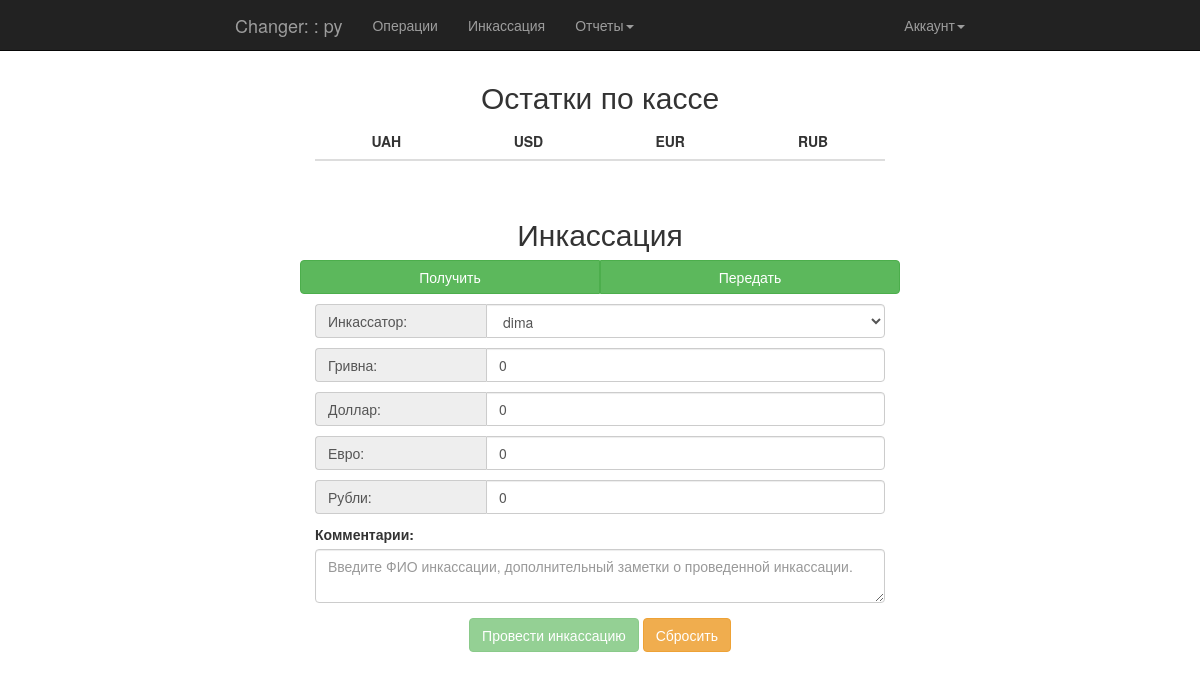
Page /collections (signed in) on the earlier database version.
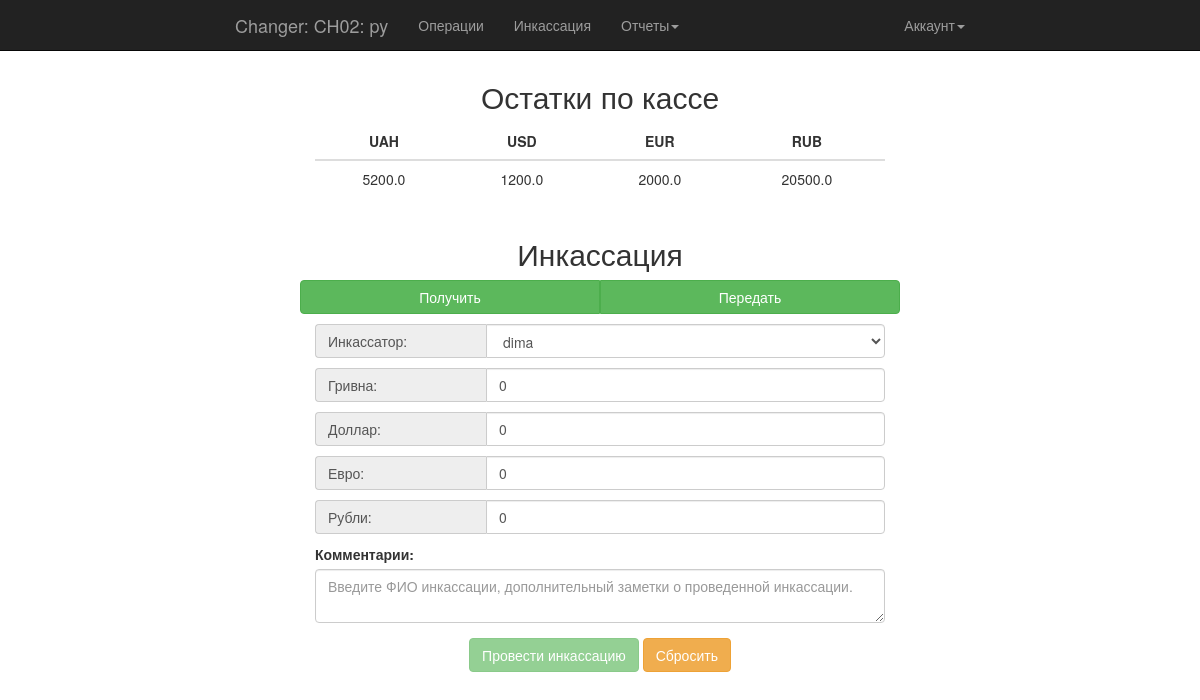
Same page on the later database version.
### app/models.py (models this page shows, shortened)
class User(UserMixin, db.Model):
    __tablename__ = 'users'
    id = db.Column(db.Integer, primary_key=True)
    username = db.Column(db.String(64), unique=True, index=True)
    password_hash = db.Column(db.String(128))
    member_since = db.Column(db.DateTime(), default=datetime.utcnow)
    last_seen = db.Column(db.DateTime(), default=datetime.utcnow)
    status = db.Column(db.Boolean, default=True)
    role_id = db.Column(db.Integer, db.ForeignKey('roles.id'))
    role = db.relationship('Role', backref='user')
    cash_id = db.Column(db.Integer, db.ForeignKey('cashes.id'))
    cash = db.relationship('Cashes', backref='user')
    group_id = db.Column(db.Integer, db.ForeignKey('group_cashes.id'), default=1)
    group = db.relationship('GroupOfCashes', backref='user')
    deals = db.relationship('Deals', backref='user', lazy='dynamic')
    transactions = db.relationship('Transaction', backref='user', lazy='dynamic')
    collections = db.relationship('Collections', backref='user')
    def can(self, permissions):
        return self.role is not None and (self.role.permissions & permissions) == permissions
    @property
    def password(self):
        raise "Password isn't readable attribute"

class Cashes(db.Model):
    __tablename__ = 'cashes'
    id = db.Column(db.Integer, primary_key=True)
    branch = db.Column(db.String(8))
    address = db.Column(db.String(64))
    member_since = db.Column(db.DateTime(), default=datetime.utcnow)
    status = db.Column(db.Boolean, default=True)
    group_id = db.Column(db.Integer, db.ForeignKey('group_cashes.id'))
    group = db.relationship('GroupOfCashes', backref='cash')
    deals = db.relationship('Deals', backref='cash', lazy='dynamic')
    collections = db.relationship('Collections', backref='cash')
    transactions = db.relationship('Transaction', backref='cash')

class Deals(db.Model):
    __tablename__ = 'deals'
    id = db.Column(db.Integer, primary_key=True)
    user_id = db.Column(db.Integer, db.ForeignKey('users.id'))
    cash_id = db.Column(db.Integer, db.ForeignKey('cashes.id'))
    inkass = db.Column(db.Boolean, default=False)  # inkass = 1 - YES;
    inkass_notes = db.Column(db.String(64))
    date_operation = db.Column(db.DateTime, default=datetime.utcnow)
    count_uah = db.Column(db.Float)
    currency_usd = db.Column(db.Float, default=0)
    count_usd = db.Column(db.Float)
    currency_eur = db.Column(db.Float, default=0)
    count_eur = db.Column(db.Float)
    currency_rub = db.Column(db.Float, default=0)
    count_rub = db.Column(db.Float)

### app/main/views.py (the view, shortened to what this page needs)
@main.route('/collections', methods=['GET', 'POST'])
@login_required
@user_required
def collections():
    cash_state = Deals.query.filter_by(cash_id=current_user.cash_id).order_by(Deals.id.desc()).first()
    collectors = User.query.filter_by(role=Role.query.filter_by(name='Collector').first()).all()
    return render_template('collections.html', cash_state=cash_state, collectors=collectors)

### app/main/__init__.py (called while the page is built)
@main.app_context_processor
def inject_permission():
    return dict(Permission=Permission)

### app/models.py (called while the page is built)
@login_manager.user_loader
def load_user(user_id):
    return User.query.get(int(user_id))

### app/templates/collections.html (shortened to what this page needs)
{% extends "base.html" %}
{% block content %}
    <div class="container">
        <div class="col-md-6 col-md-offset-3 loginpage">
            <div class="row">
                <h2 class="text-center">Остатки по кассе</h2>
                <table class="table" id="state_cash">
                    <thead>
                    <tr>
                        <th class="text-center">UAH</th>
                        <th class="text-center">USD</th>
                        <th class="text-center">EUR</th>
                        <th class="text-center">RUB</th>
                    </tr>
                    </thead>
                    <tbody>
                    <tr>
                        <td id="balance_UAH" class="text-center">{{ cash_state.count_uah }}</td>
                        <td id="balance_USD" class="text-center">{{ cash_state.count_usd }}</td>
                        <td id="balance_EUR" class="text-center">{{ cash_state.count_eur }}</td>
                        <td id="balance_RUB" class="text-center">{{ cash_state.count_rub }}</td>
                    </tr>
                    </tbody>
                </table>
            </div>
            <div class="row">
                <h2 class="text-center">Инкассация</h2>
                <form method="post">
                    <div class="row">
                        <div id="oper" class="btn-group btn-group-justified" data-toggle="buttons">
                            <label class="btn btn-success" data-op="GET">
                                Получить
                            </label>
                            <label class="btn btn-success" data-op="GIVE">
                                Передать
                            </label>
                        </div>
                    </div>
                    <div class="input-group mt">
                        <span class="input-group-addon">Инкассатор:</span>
                        <select class="form-control" name="select_collector">
                            {%  for person in collectors %}
                                <option value="{{ person.id }}">
                                    <span>{{ person.username }}</span>
                                </option>
                            {% endfor %}
                        </select>
                    </div>
                    <div class="input-group mt">
                        <span class="input-group-addon">Гривна:</span>
                        <input class="form-control" name="UAH" placeholder="Сумма в гривнах." type="number" step="0.01"  value="0" autocomplete="off" required>
                    </div>
                    <div class="input-group mt">
                        <span class="input-group-addon">Доллар:</span>
                        <input class="form-control" name="USD" placeholder="Сумма в долларах." type="number" step="0.01"  value="0" autocomplete="off" required>
                    </div>
                    <div class="input-group mt">
                        <span class="input-group-addon">Евро:</span>
                        <input class="form-control" name="EUR" placeholder="Сумма в евро." type="number" step="0.01"  value="0" autocomplete="off" required>
                    </div>
                    <div class="input-group mt">
                        <span class="input-group-addon">Рубли:</span>
                        <input class="form-control" name="RUB" placeholder="Сумма в рублях." type="number" step="0.01"  value="0" autocomplete="off" required>
                    </div>
                    <div class="form-group mt">
                        <label for="comment">Комментарии:</label>
                        <textarea class="form-control" name="comment" rows="2" id="comment" placeholder="Введите ФИО инкассации, дополнительный заметки о проведенной инкассации."></textarea>
                    </div>
                    <div class="row text-center">
                        <button type="button" class="btn btn-success" data-toggle="modal" data-target=".bs-example-modal-sm" disabled>Провести инкассацию</button>
                        <button type="reset" class="btn btn-warning">Сбросить</button>
                    </div>
                </form>
            </div>
        </div>
    </div>
{% endblock %}

### app/templates/base.html (shortened to what this page needs)
<!DOCTYPE html>
<html lang="en" {% block html_attribs %}{% endblock html_attribs %}>
{% block html %}
    <head>
        {% block head %}
            {% block styles %}
                <link rel="stylesheet" href="{{ url_for('static', filename='bootstrap.min.css') }}">
                <link rel="stylesheet" href="{{ url_for('static', filename='style.css') }}">
            {% endblock styles %}
        {% endblock head %}
    </head>
    <body>
    {% block body %}
        {% block navbar %}
            <nav class="navbar navbar-inverse navbar-fixed-top">
                <div class="container">
                    <div class="col-md-8 col-md-offset-2">
                        <div class="navbar-header">
                            {% if current_user.is_authenticated %}
                                <a class="navbar-brand" href="#">Changer: {{ current_user.cash.branch }}: {{ current_user.username }}</a>
                            {% else %}
                                <a class="navbar-brand" href="#">Changer</a>
                            {% endif %}
                        </div>
                        <div class="navbar-collapse collapse">
                            <ul class="nav navbar-nav">
                                {% if current_user.is_authenticated %}
                                    {% if current_user.can(Permission.MAKE_OPERATION) %}
                                        <li><a href="{{ url_for('main.index') }}">Операции</a></li>
                                        <li><a href="{{ url_for('main.collections') }}">Инкассация</a></li>
                                        <li class="dropdown">
                                            <a href="#" class="dropdown-toggle" data-toggle="dropdown">Отчеты<b class="caret"></b></a>
                                        </li>
                                    {% endif %}
                                {% endif %}
                            </ul>
                            <ul class="nav navbar-nav navbar-right">
                                {% if current_user.is_authenticated %}
                                    <li class="dropdown">
                                        <a href="#" class="dropdown-toggle" data-toggle="dropdown">Аккаунт<b class="caret"></b></a>
                                    </li>
                                {% else %}
                                    <li><a href="{{ url_for('auth.login') }}">Войти</a></li>
                                {% endif %}
                            </ul>
                        </div>
                    </div>
                </div>
            </nav>
        {% endblock navbar %}
        {% block content %}
        {% endblock content %}
    {% endblock body %}
    </body>
{% endblock html %}
</html>

### app/static/style.css (style rules this page uses)
.loginpage { margin-top: 60px; }
.input-group-addon:first-child { width: 30%; border-right: 0px none; text-align: left; }
.input-group { position: relative; display: table; border-collapse: separate; width: 100%; }
.mt { margin-top: 10px; }

Differences in the rows shown:
now on this page (row unchanged): Cashes: cash.branch "CH02"
added Deals: count_uah "5200.0", count_usd "1200.0", count_eur "2000.0", count_rub "20500.0"
